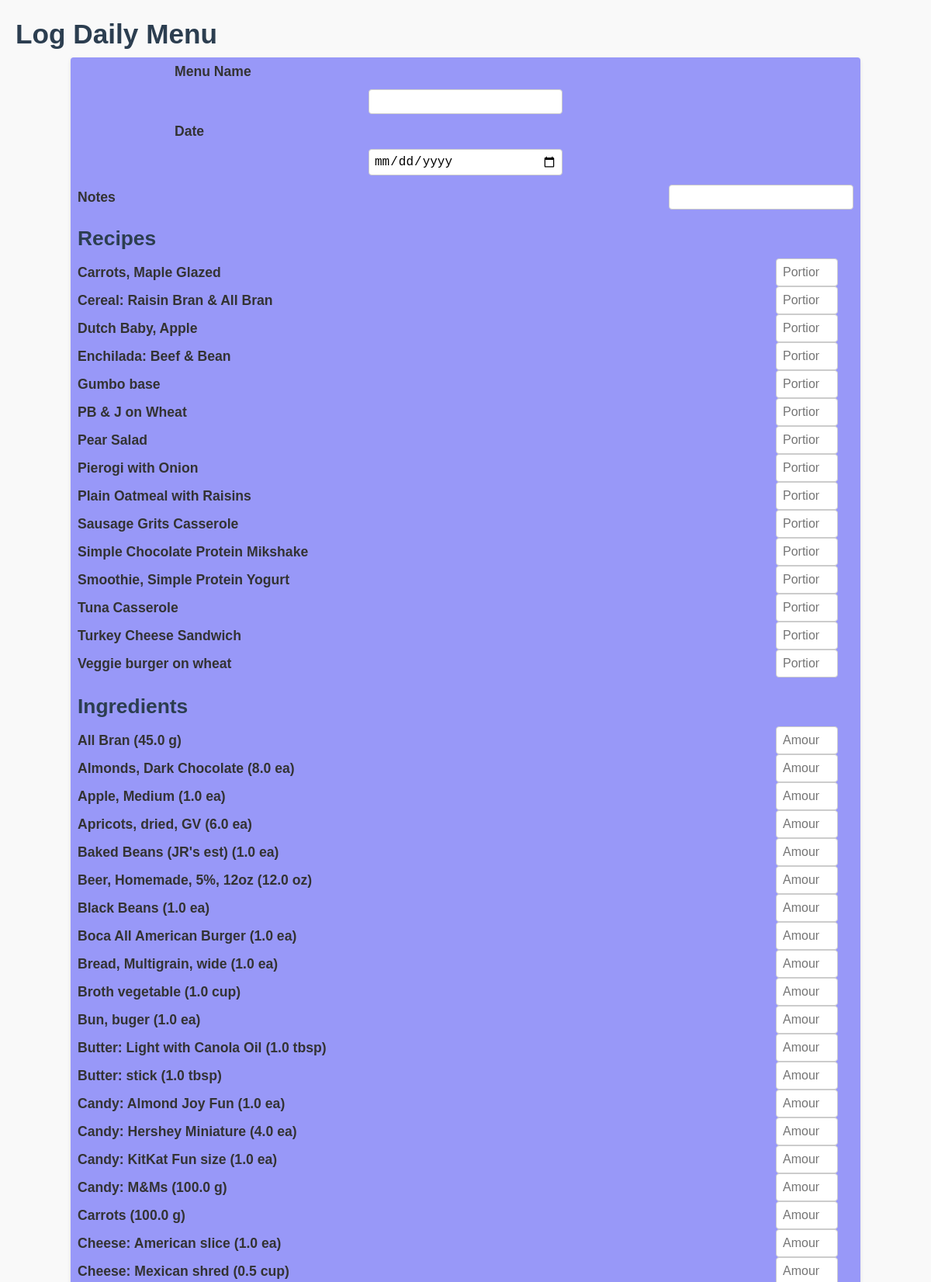
/log/daily_menu (upper part), run on the app's committed database.
### tables this page shows
CREATE TABLE recipes (
    id INTEGER PRIMARY KEY AUTOINCREMENT,
    name TEXT NOT NULL,
    notes TEXT
);

CREATE TABLE ingredients (
    id INTEGER PRIMARY KEY AUTOINCREMENT,
    name TEXT NOT NULL,
    quantity REAL NOT NULL,
    unit TEXT NOT NULL,
    calories REAL,
    protein_g REAL,
    fiber_g REAL,
    fat_g REAL,
    carbs_g REAL,
    notes TEXT
);

### app.py (the view, shortened to what this page needs)
@app.route("/log/daily_menu", methods=["GET", "POST"])
def log_daily_menu():
    conn = sqlite3.connect("data/diet_tracker.db")
    c = conn.cursor()
    c.execute("SELECT id, name FROM recipes ORDER BY name")
    recipes = c.fetchall()
    c.execute("SELECT id, name, quantity, unit FROM ingredients ORDER BY name")
    ingredients = c.fetchall()
    conn.close()
    return render_template("log_daily_menu.html", recipes=recipes, ingredients=ingredients)

### templates/log_daily_menu.html (shortened to what this page needs)
<!DOCTYPE html>
<html>
<head>
    <link rel="stylesheet" href="{{ url_for('static', filename='style.css') }}">
</head>
<body>
<h1>Log Daily Menu</h1>
<form method="POST">
  <div class="form-column">
    <label>Menu Name</label>
    <input type="text" name="name" required>
  </div>
  <div class="form-column">
  <label>Date</label>
  <input type="date" name="date" required>
  </div>
  <div>
  <label>Notes</label>
  <input type="text" name="notes">
  </div>
  <h2>Recipes</h2>
  {% for r in recipes %}
    <div class="recipe-row">
      <label>{{ r[1] }}</label>
      <input type="number" name="recipe_{{ r[0] }}" step="0.01" placeholder="Portion (e.g. 1.0)">
    </div>
  {% endfor %}
  <h2>Ingredients</h2>
  {% for ing in ingredients %}
    <div class="recipe-row">
      <label>{{ ing[1] }} ({{ ing[2] }} {{ ing[3] }})</label>
      <input type="number" name="ingredient_{{ ing[0] }}" step="0.01" placeholder="Amount used">
    </div>
  {% endfor %}
</form>
</body>
</html>

### static/style.css (style rules this page uses)
body { font-family: Arial, sans-serif; margin: 20px; background-color: #f9f9f9; color: #333; }
h1, h2 { color: #2c3e50; margin-bottom: 10px; }
form div { display: flex; align-items: center; margin-bottom: 12px; gap: 12px; }
form label { width: 75%; font-weight: bold; margin: 0; }
.form-column { display: flex; flex-direction: column; margin-bottom: 12px; }
form input, form select, form textarea { flex: 1; width: 25%; padding: 6px; border: 1px solid #ccc; border-radius: 4px; box-sizing: border-box; }
form { width: 100%; max-width: 800px; background-color: rgb(152, 152, 248); padding: 0.5em; border-radius: 4px; box-shadow: 0 2px 5px rgba(0,0,0,0.1); max-width: 1000px; margin: 0 auto; }
.recipe-row { display: grid; grid-template-columns: 1fr 100px; align-items: center; margin-bottom: 0rem; }
.recipe-row label { width: 100%; font-weight: bold; margin: 0; }
.recipe-row input { width: 80px; padding: 8px; border: 1px solid #ccc; border-radius: 4px; box-sizing: border-box; }
@media only screen and (min-width: 769px) { body { font-size: 1.1em; } }
@media only screen and (min-width: 769px) { input, select, textarea, button { font-size: 1rem; } }

### data on the page
recipes: name "Carrots, Maple Glazed"
recipes: name "Cereal: Raisin Bran & All Bran", id "Portion (e.g. 1.0)"
recipes: name "Dutch Baby, Apple"
recipes: name "Enchilada: Beef & Bean"
recipes: name "Gumbo base"
recipes: name "PB & J on Wheat"
recipes: name "Pear Salad"
recipes: name "Pierogi with Onion"
recipes: name "Plain Oatmeal with Raisins"
recipes: name "Sausage Grits Casserole"
recipes: name "Simple Chocolate Protein Mikshake"
recipes: name "Smoothie, Simple Protein Yogurt"
recipes: name "Tuna Casserole"
recipes: name "Turkey Cheese Sandwich"
recipes: name "Veggie burger on wheat"
ingredients: name "All Bran", quantity "45.0", unit "g"
ingredients: name "Almonds, Dark Chocolate", quantity "8.0", unit "ea"
ingredients: name "Apple, Medium", quantity "1.0", unit "ea"
ingredients: name "Apricots, dried, GV", quantity "6.0", unit "ea"
ingredients: name "Baked Beans (JR's est)", quantity "1.0", unit "ea"
ingredients: name "Beer, Homemade, 5%, 12oz", quantity "12.0", unit "oz"
ingredients: name "Black Beans", quantity "1.0", unit "ea"
ingredients: name "Boca All American Burger", quantity "1.0", unit "ea"
ingredients: name "Bread, Multigrain, wide", quantity "1.0", unit "ea"
ingredients: name "Broth vegetable", quantity "1.0", unit "cup"
ingredients: name "Bun, buger", quantity "1.0", unit "ea"
ingredients: name "Butter: Light with Canola Oil", quantity "1.0", unit "tbsp"
ingredients: name "Butter: stick", quantity "1.0", unit "tbsp"
ingredients: name "Candy: Almond Joy Fun", quantity "1.0", unit "ea"
ingredients: name "Candy: Hershey Miniature", quantity "4.0", unit "ea"
ingredients: name "Candy: KitKat Fun size", quantity "1.0", unit "ea"
ingredients: name "Candy: M&Ms", quantity "100.0", unit "g"
ingredients: name "Carrots", quantity "100.0", unit "g"
ingredients: name "Cheese: American slice", quantity "1.0", unit "ea"
ingredients: name "Cheese: Mexican shred", quantity "0.5", unit "cup"
